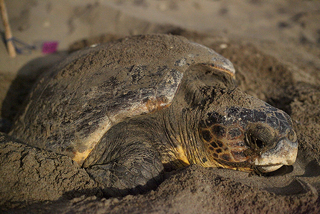
#> input picture Master_code/input_0_zoom.png, 320 x 214 px, found by its file name
$ python Optimization_NDF.py
#> lines starting #> are read from the running program, lines starting #| are printed output that depends on the picture; after the words box and inside, x2 and y2 are one past the last pixel; in counts of white or black regions, pixels touching at a corner belong together; long printed decimals are rounded
### Master_code/Index.py
from Nonlinear_diff import *
from CDD import *
from efficiency import *
from PIL import Image
from skimage import color
from skimage.color import rgb2gray
from skimage import io, img_as_ubyte
import matplotlib.pyplot as plt
import numpy as np
from TV import *
from skimage.filters import gaussian
import cv2

# Function to generate a mask with a small square in the middle
def generate_square_mask(image, square_size=50):
    mask = np.zeros(image.shape, dtype=bool)
    center_x, center_y = image.shape[1] // 2, image.shape[0] // 2
    half_size = square_size // 2
    mask[center_y - half_size:center_y + half_size, center_x - half_size:center_x + half_size] = True
    return mask


def generate_gaussian_noise_mask(image, noise_level=0.1, threshold_factor=1.0):
    # Generate Gaussian noise
    noise = np.random.normal(0, noise_level, image.shape)

    # Calculate threshold based on noise level and factor
    threshold = noise_level * threshold_factor

    # Create a boolean mask where the noise exceeds the threshold
    mask = np.abs(noise) > threshold

    return mask


# Function to generate a mask with random pixels set to 0
# [11 lines left out: function generate_random_pixel_mask, not called in this run]


# Load the images
original = io.imread(r"C:\Users\kizer\Master_code\input_0_zoom.png")
#> original is the input picture: shape (214, 320, 3); mean R, G, B 97.1, 82.4, 63.8
gray_image = color.rgb2gray(original)
'''
noise_level = 0.1  # Adjust this value to change the noise intensity
threshold_factor = 1.5  # Adjust this value to control mask density
mask = generate_gaussian_noise_mask(gray_image, noise_level, threshold_factor)

masked_image = np.copy(gray_image)
masked_image[mask] = 0
'''

# Generate a mask with a small square in the middle
mask = generate_square_mask(gray_image, square_size=50)
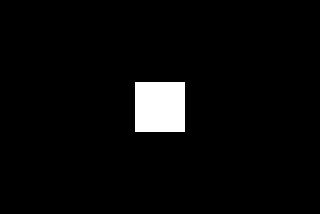
#> mask: shape (214, 320) bool; 3.7% white; 1 white region, box (x1, y1, x2, y2) and area: (135, 82, 185, 132) 2500

# Apply the mask to the grayscale image (set masked areas to 0)
masked_image = np.copy(gray_image)
masked_image[mask] = 0
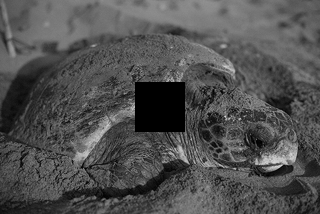
#> masked_image: shape (214, 320) float64; min 0, max 0.849, mean 0.317

# Apply the mask (highlight masked areas in red for visibility)
gray_image_rgb = np.stack([gray_image]*3, axis=-1)
gray_image_rgb[mask] = [1, 0, 0]  # Red color for masked areas
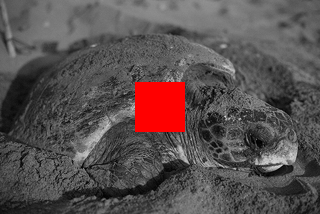
#> gray_image_rgb: shape (214, 320, 3) float64; mean of channels 0, 1, 2 0.353, 0.317, 0.317; drawn as R, G, B
print("mse = ", mse(gray_image, masked_image))
print(cv2.PSNR(gray_image, masked_image))

'''
NDF = nonlinearDiffusionFilter(masked_image, iterations=14, lamb=0.31, tau=0.125)
print("mse = ", mse(gray_image, NDF))

# Calculate PSNR
#psnr_value = psnr(gray_image, inpainted_image_uint8)
psnr_value = cv2.PSNR(gray_image, NDF)
print(f"PSNR: {psnr_value} dB")

# Display the images using matplotlib
fig, axes = plt.subplots(1, 3, figsize=(15, 5))
axes[0].imshow(masked_image, cmap='gray')
axes[0].set_title('Original Grayscale Image')
axes[0].axis('off')

axes[1].imshow(gray_image_rgb)
axes[1].set_title('Masked Image')
axes[1].axis('off')

axes[2].imshow(NDF, cmap='gray')
axes[2].set_title('Inpainted Image')
axes[2].axis('off')

plt.show()
'''
'''
# Gaussian filter
gauss_img = gaussian(masked_image, sigma=1)

print("mse = ", mse(gray_image, gauss_img))

# Calculate PSNR
#psnr_value = psnr(gray_image, inpainted_image_uint8)
psnr_value = cv2.PSNR(gray_image, gauss_img)
print(f"PSNR: {psnr_value} dB")


# Display the images using matplotlib
fig, axes = plt.subplots(1, 3, figsize=(15, 5))
axes[0].imshow(masked_image, cmap='gray')
axes[0].set_title('Original Grayscale Image')
axes[0].axis('off')

axes[1].imshow(gray_image_rgb)
axes[1].set_title('Masked Image')
axes[1].axis('off')

axes[2].imshow(gauss_img, cmap='gray')
axes[2].set_title('Inpainted Image')
axes[2].axis('off')

plt.show()
'''

'''
# Run inpainting
uk, N= TV(gray_image, 1, mask, 5000, 0.5)
print("mse = ", mse(gray_image, uk))

# Calculate PSNR
#psnr_value = psnr(gray_image, inpainted_image_uint8)
psnr_value = cv2.PSNR(gray_image, uk)
print(f"PSNR: {psnr_value} dB")

print("mse = ", mse(gray_image, uk))

if psnr_value < 20:
    print("The image has poorly been conserved")
elif 20 < psnr_value < 40:
    print("The restored image is good")
else:
    print("The quality of the restored image is excellent")


# Display the images using matplotlib

fig, axes = plt.subplots(1, 3, figsize=(15, 5))
axes[0].imshow(masked_image, cmap='gray')
axes[0].set_title('Original Grayscale Image')
axes[0].axis('off')

axes[1].imshow(gray_image_rgb)
axes[1].set_title('Masked Image')
axes[1].axis('off')

axes[2].imshow(uk, cmap='gray')
axes[2].set_title('Inpainted Image')
axes[2].axis('off')

plt.show()
'''

'''
# Example CDD:
p = 1
# Define the g function based on curvature
g = lambda s: s**p
#g = lambda s: 1 / (1 + s)
# Inpaint the image
inpainted_image = cdd_inpainting(masked_image, mask, g, iterations=5000, tau=0.03)

# Normalize the inpainted image to the range [0, 1]
inpainted_image_normalized = (inpainted_image - np.min(inpainted_image)) / (np.max(inpainted_image) - np.min(inpainted_image))

# Convert the inpainted image back to uint8 format for display
inpainted_image_uint8 = img_as_ubyte(inpainted_image_normalized)

# Calculate PSNR
#psnr_value = psnr(gray_image, inpainted_image_uint8)
psnr_value = cv2.PSNR(gray_image, inpainted_image)
print(f"PSNR: {psnr_value} dB")

print("mse = ", mse(gray_image, inpainted_image))

if psnr_value < 20:
    print("The image has poorly been conserved")
elif 20 < psnr_value < 40:
    print("The restored image is good")
else:
    print("The quality of the restored image is excellent")

# Display the images using matplotlib

fig, axes = plt.subplots(1, 3, figsize=(15, 5))
axes[0].imshow(masked_image, cmap='gray')
axes[0].set_title('Original Grayscale Image')
axes[0].axis('off')

axes[1].imshow(gray_image_rgb)
axes[1].set_title('Masked Image')
axes[1].axis('off')

axes[2].imshow(inpainted_image_uint8, cmap='gray')
axes[2].set_title('Inpainted Image')
axes[2].axis('off')

plt.show()

'''

### Master_code/efficiency.py
import numpy as np

def mse(imageA, imageB):
    # sum of the squared difference between the two images;
    # the two images must have the same dimension
    err = np.sum((imageA.astype("float") - imageB.astype("float")) ** 2)
#> err = 367.9
    err /= float(imageA.shape[0] * imageA.shape[1])
#> err = 0.00537
#| mse =  0.005373
#| 70.829

    return err


#CHANGE TO JUST THE MASK
# [8 lines left out: function psnr, not called in this run]

from skimage import io

### Master_code/Nonlinear_diff.py
import math
import skimage
import numpy as np
import scipy.signal
from skimage.util import random_noise

# Function to generate a mask with random noise
# [4 lines left out: function generate_mask, not called in this run]


def nonlinearDiffusionFilter(image: np.ndarray, iterations=5, lamb=1.0, tau=0.125, image_seq=None):
    """
    Execute nonlinear isotropic smoothing filter on an image.
    The method is based on the 1990 paper by Perona and Malik.
    This smoothing method uses diffusion that preserves edges.
    """
    def computeUpdate(u: np.ndarray, g: np.ndarray):
        """
        Compute the update for the next iteration using spatial derivatives.
        """
        update = np.zeros(u.shape, dtype=float)
        u_padded = np.pad(u, pad_width=1, mode='constant')
        g_padded = np.pad(g, pad_width=1, mode='constant')

        for i in range(1, u_padded.shape[1]-1):
            for j in range(1, u_padded.shape[0]-1):
                g_pj = math.sqrt(g_padded[j, i+1] * g_padded[j, i])
                g_nj = math.sqrt(g_padded[j, i-1] * g_padded[j, i])
                g_ip = math.sqrt(g_padded[j+1, i] * g_padded[j, i])
                g_in = math.sqrt(g_padded[j-1, i] * g_padded[j, i])

                if i==u.shape[1]-2:
                    g_pj = 0
                if i==1:
                    g_nj = 0
                if j==u.shape[0]-2:
                    g_ip = 0
                if j==1:
                    g_in = 0

                ux0 =  g_pj * (u_padded[j, i+1] - u_padded[j, i])
                ux1 = -g_nj * (u_padded[j, i] - u_padded[j, i-1])
                uy0 =  g_ip * (u_padded[j+1, i] - u_padded[j, i])
                uy1 = -g_in * (u_padded[j, i] - u_padded[j-1, i])

                # Update is not padded, so subtract 1 from indices
                update[j-1, i-1] = ux0 + ux1 + uy0 + uy1

        return update

    def computeDiffusivity(u: np.ndarray, lamb: float):
        """
        Compute the nonlinear gradient-derived diffusivity.
        """
        shape = u.shape
        if len(shape) > 2 and shape[2] > 1:
            print("RGB to gray")
            u = skimage.color.rgb2gray(u)

        gradkernelx = 0.5 * np.array([[0.0, 0.0, 0.0],
                                      [-1.0, 0.0, 1.0],
                                      [0.0, 0.0, 0.0]])
        gradkernely = 0.5 * np.array([[0.0, -1.0, 0.0],
                                      [0.0, 0.0, 0.0],
                                      [0.0, 1.0, 0.0]])
        gradx = scipy.signal.convolve2d(u, gradkernelx, boundary='symm')
        grady = scipy.signal.convolve2d(u, gradkernely, boundary='symm')
        gradm2 = np.square(gradx) + np.square(grady)
        g = 1.0 / (np.sqrt((1.0 + gradm2) / (lamb*lamb)))
        return g

    u = np.copy(image)
    if len(u.shape) > 2 and u.shape[2] == 1:
        u = np.reshape (u, u.shape[0], u.shape[1])
    if image_seq != None:
        image_seq.append(np.copy(u))

    for i in range(iterations):
        print(f"Iterations: {i+1}/{iterations}")
        g = computeDiffusivity(u, lamb)
        update = computeUpdate(u, g)
        u += tau * update
        if image_seq != None:
            image_seq.append(np.copy(u))
    return u

### Master_code/Optimization_NDF.py
from Nonlinear_diff import *
from efficiency import *
from Index import *
import numpy as np
import cv2
from skimage import img_as_ubyte
import matplotlib.pyplot as plt
from tqdm import tqdm
from skimage import color

# Function to generate a mask with a small square in the middle
def generate_square_mask(image, square_size=50):
    mask = np.zeros(image.shape, dtype=bool)
    center_x, center_y = image.shape[1] // 2, image.shape[0] // 2
    half_size = square_size // 2
    mask[center_y - half_size:center_y + half_size, center_x - half_size:center_x + half_size] = True
    return mask

# Parameters
iterations_values = range(1, 21)  # Vary number of iterations from 1 to 20
lamb_values = np.linspace(0.1, 2.0, 10)  # 10 values between 0.1 and 2.0
tau = 0.125  # Fixed tau

best_psnr = 0
best_mse = float('inf')
best_iterations = 0
best_lamb = 0

# Load the images
original = io.imread(r"C:\Users\kizer\Master_code\input_0_zoom.png")
gray_image = color.rgb2gray(original)

# Generate a mask with a small square in the middle
mask = generate_gaussian_noise_mask(gray_image, noise_level=0.1, threshold_factor=1.5)
#> mask: shape (214, 320) bool; 13.2% white in thin lines or dots

# Apply the mask to the grayscale image (set masked areas to 0)
masked_image = np.copy(gray_image)
masked_image[mask] = 0
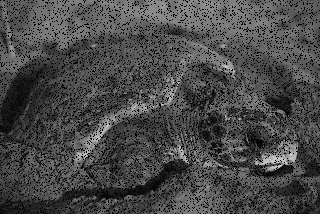
#> masked_image: shape (214, 320) float64; min 0, max 0.849, mean 0.287

# Set up progress bars for iterations and lambda iterations
for iterations in tqdm(iterations_values, desc='Iterations Loop'):
    for lamb in tqdm(lamb_values, desc='Lambda Iterations', leave=False):
        # Inpaint the image using nonlinear diffusion filter
#> (the run stopped early here; a loop or call above may not have finished)
